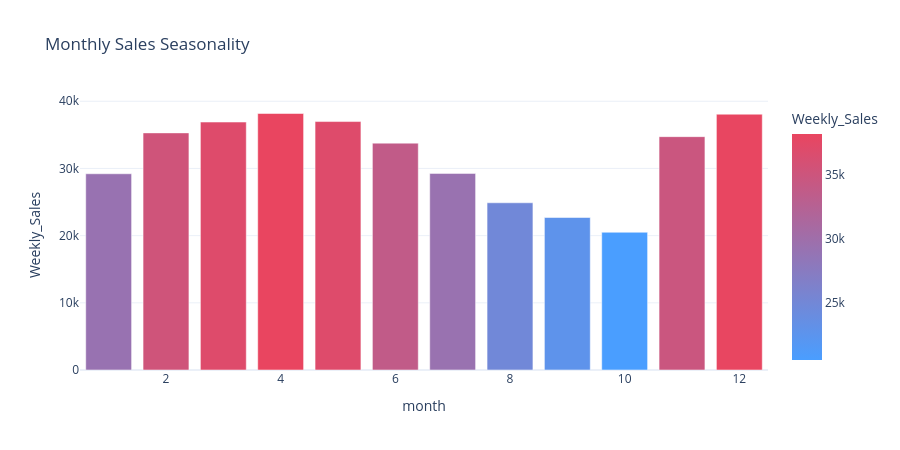

This figure's notebook cell:
### Markdown cell above
## Chart 7 — Monthly Seasonality

### Code cell
df['month'] = df['Date'].dt.month
monthly = df.groupby('month')['Weekly_Sales'].mean().reset_index()
fig7 = px.bar(monthly, x='month', y='Weekly_Sales',
              title='Monthly Sales Seasonality',
              color='Weekly_Sales', color_continuous_scale=['#4a9eff', '#e94560'])
fig7.update_layout(height=450, template='plotly_white')
fig7.show()

### Figure 1 — Plotly figure (JSON) as saved in the notebook; plotly's stock layout.template omitted (floating-point values rounded to 4 significant figures)
{"data": [{"hovertemplate": "month=%{x}<br>Weekly_Sales=%{marker.color}<extra></extra>", "legendgroup": "", "marker": {"color": [29210.0, 35300.0, 36910.0, 38180.0, 36980.0, 33770.0, 29270.0, 24890.0, 22700.0, 20500.0, 34730.0, 38080.0], "coloraxis": "coloraxis", "pattern": {"shape": ""}}, "name": "", "orientation": "v", "showlegend": false, "textposition": "auto", "type": "bar", "x": [1, 2, 3, 4, 5, 6, 7, 8, 9, 10, 11, 12], "xaxis": "x", "y": [29210.0, 35300.0, 36910.0, 38180.0, 36980.0, 33770.0, 29270.0, 24890.0, 22700.0, 20500.0, 34730.0, 38080.0], "yaxis": "y"}], "layout": {"barmode": "relative", "coloraxis": {"colorbar": {"title": {"text": "Weekly_Sales"}}, "colorscale": [[0, "#4a9eff"], [1, "#e94560"]]}, "height": 450, "legend": {"tracegroupgap": 0}, "title": {"text": "Monthly Sales Seasonality"}, "xaxis": {"anchor": "y", "domain": [0, 1], "title": {"text": "month"}}, "yaxis": {"anchor": "x", "domain": [0, 1], "title": {"text": "Weekly_Sales"}}}}
